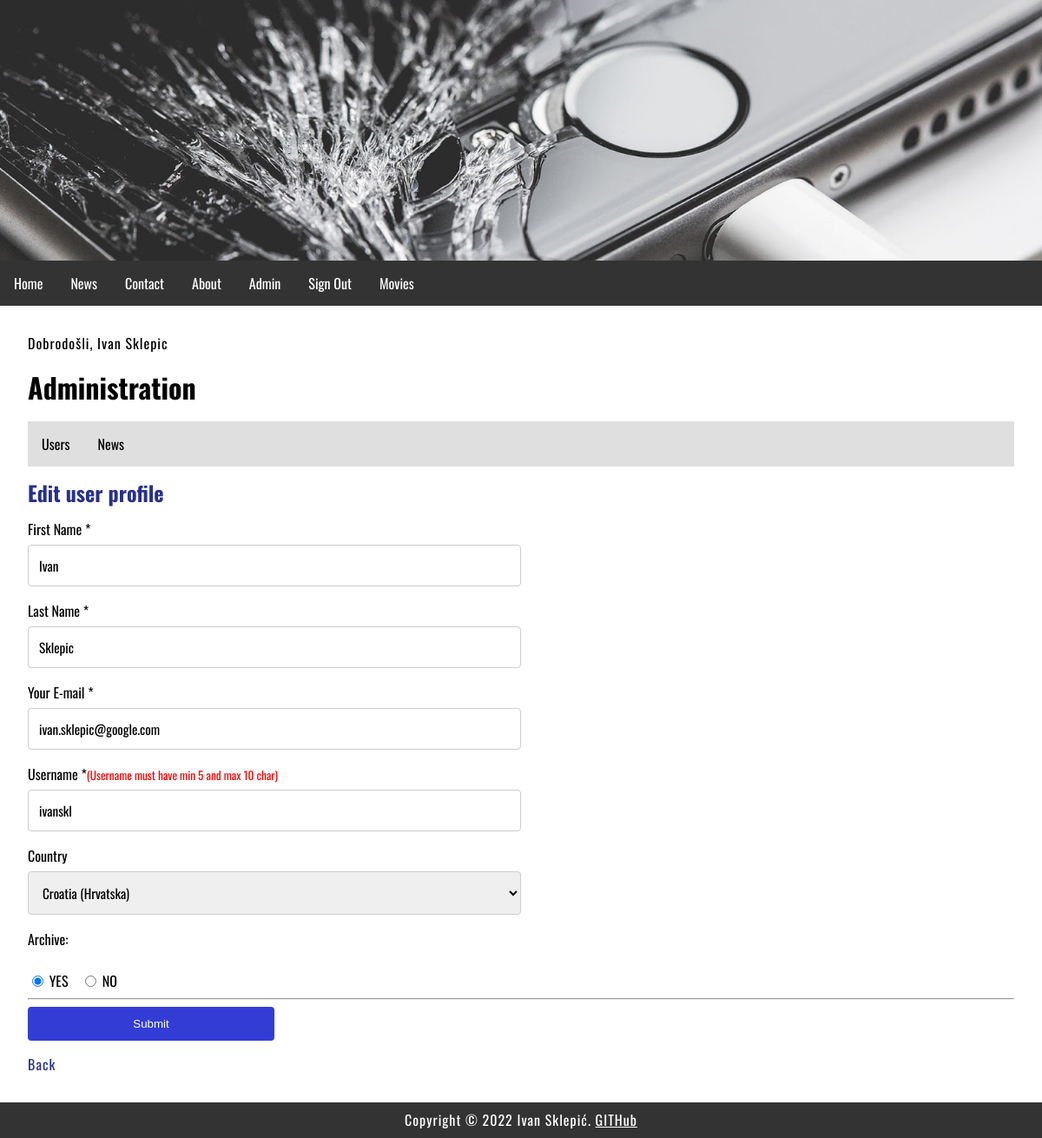
/index.php?menu=7&action=1&edit=19 (signed in), run on the app's committed database.
### tables this page shows
CREATE TABLE `users` (
  `id` int(11) NOT NULL,
  `firstname` varchar(255) NOT NULL,
  `lastname` varchar(255) NOT NULL,
  `email` varchar(255) NOT NULL,
  `username` varchar(255) NOT NULL,
  `password` varchar(255) NOT NULL,
  `country` char(2) NOT NULL,
  `date` timestamp NOT NULL DEFAULT CURRENT_TIMESTAMP ON UPDATE CURRENT_TIMESTAMP,
  `archive` enum('Y','N') NOT NULL DEFAULT 'Y'
);

CREATE TABLE `countries` (
  `id` int(11) NOT NULL,
  `country_code` varchar(2) NOT NULL DEFAULT '',
  `country_name` varchar(100) NOT NULL DEFAULT ''
);

### admin/users.php (the view, shortened to what this page needs)
<?php
	if (isset($_GET['id']) && $_GET['id'] != '') {
		$query  = "SELECT * FROM users";
		$query .= " WHERE id=".$_GET['id'];
		$result = @mysqli_query($MySQL, $query);
		$row = @mysqli_fetch_array($result);
		print '
		<h2>User profile</h2>
		<p><b>First name:</b> ' . $row['firstname'] . '</p>
		<p><b>Last name:</b> ' . $row['lastname'] . '</p>
		<p><b>Username:</b> ' . $row['username'] . '</p>';
		$_query  = "SELECT * FROM countries";
		$_query .= " WHERE country_code='" . $row['country'] . "'";
		$_result = @mysqli_query($MySQL, $_query);
		$_row = @mysqli_fetch_array($_result);
		print '
		<p><b>Country:</b> ' .$_row['country_name'] . '</p>
		<p><b>Date:</b> ' . pickerDateToMysql($row['date']) . '</p>
		<p><a href="index.php?menu='.$menu.'&amp;action='.$action.'">Back</a></p>';
	}
	else if (isset($_GET['edit']) && $_GET['edit'] != '') {
		$query  = "SELECT * FROM users";
		$query .= " WHERE id=".$_GET['edit'];
		$result = @mysqli_query($MySQL, $query);
		$row = @mysqli_fetch_array($result);
		$checked_archive = false;
		print '
		<h2>Edit user profile</h2>
		<form action="" id="registration_form" name="registration_form" method="POST">
			<input type="hidden" id="_action_" name="_action_" value="TRUE">
			<input type="hidden" id="edit" name="edit" value="' . $_GET['edit'] . '">
			<label for="fname">First Name *</label>
			<input type="text" id="fname" name="firstname" value="' . $row['firstname'] . '" placeholder="Your name.." required>
			<label for="lname">Last Name *</label>
			<input type="text" id="lname" name="lastname" value="' . $row['lastname'] . '" placeholder="Your last natme.." required>
			<label for="email">Your E-mail *</label>
			<input type="email" id="email" name="email"  value="' . $row['email'] . '" placeholder="Your e-mail.." required>
			<label for="username">Username *<small>(Username must have min 5 and max 10 char)</small></label>
			<input type="text" id="username" name="username" value="' . $row['username'] . '" pattern=".{5,10}" placeholder="Username.." required><br>
			<label for="country">Country</label>
			<select name="country" id="country">
				<option value="">molimo odaberite</option>';
				$_query  = "SELECT * FROM countries";
				$_result = @mysqli_query($MySQL, $_query);
				while($_row = @mysqli_fetch_array($_result)) {
					print '<option value="' . $_row['country_code'] . '"';
					if ($row['country'] == $_row['country_code']) { print ' selected'; }
					print '>' . $_row['country_name'] . '</option>';
				}
			print '
			</select>
			<label for="archive">Archive:</label><br />
            <input type="radio" name="archive" value="Y"'; if($row['archive'] == 'Y') { echo ' checked="checked"'; $checked_archive = true; } echo ' /> YES &nbsp;&nbsp;
			<input type="radio" name="archive" value="N"'; if($checked_archive == false) { echo ' checked="checked"'; } echo ' /> NO
			<hr>
			<input type="submit" value="Submit">
		</form>
		<p><a href="index.php?menu='.$menu.'&amp;action='.$action.'">Back</a></p>';
	}
?>

### style.css (style rules this page uses)
body, html { font-family: 'Oswald', sans-serif; margin: 0; font-size: 16px; }
h1,h2 { margin: 0.5em 0; font-size: 2em; }
h2 { font-size: 1.5em; color: #27318b; }
main a { color: #27318b; text-decoration: none; }
p { margin: 1em 0; line-height: 1.4em; letter-spacing: 1px; }
small { color: red; }
label { display: block; }
input[type=text], input[type=email], input[type=password], input[type=file], input[type=year], select, textarea { width: 50%; padding: 12px; border: 1px solid #ccc; border-radius: 4px; box-sizing: border-box; margin-top: 6px; margin-bottom: 16px; font-family: 'Oswald', sans-serif; font-size: 95%; }
input[type=submit] { display: block; background-color: #333dd6; color: white; padding: 12px 20px; border: none; border-radius: 4px; cursor: pointer; width: 25%; }

### data on the page
users: firstname "Ivan", lastname "Sklepic", email "ivan.sklepic@google.com", username "ivanskl", country "Croatia (Hrvatska)", archive "☑"

### other printed values
$_SESSION['message'] "Dobrodošli, Ivan Sklepic"
